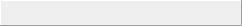
<?xml version="1.0" encoding="UTF-8"?>
<ui version="4.0">
 <class>DesktopPanel</class>
 <widget class="QFrame" name="DesktopPanel">
  <property name="geometry">
   <rect>
    <x>0</x>
    <y>0</y>
    <width>170</width>
    <height>26</height>
   </rect>
  </property>
  <property name="windowTitle">
   <string>Form</string>
  </property>
  <property name="autoFillBackground">
   <bool>true</bool>
  </property>
  <property name="frameShape">
   <enum>QFrame::Panel</enum>
  </property>
  <property name="frameShadow">
   <enum>QFrame::Raised</enum>
  </property>
  <layout class="QHBoxLayout" name="horizontalLayout">
   <property name="spacing">
    <number>0</number>
   </property>
   <property name="leftMargin">
    <number>0</number>
   </property>
   <property name="topMargin">
    <number>0</number>
   </property>
   <property name="rightMargin">
    <number>0</number>
   </property>
   <property name="bottomMargin">
    <number>0</number>
   </property>
   <item>
    <widget class="QPushButton" name="button_settings">
     <property name="sizePolicy">
      <sizepolicy hsizetype="Fixed" vsizetype="Fixed">
       <horstretch>0</horstretch>
       <verstretch>0</verstretch>
      </sizepolicy>
     </property>
     <property name="toolTip">
      <string>Session configuration</string>
     </property>
     <property name="text">
      <string/>
     </property>
     <property name="icon">
      <iconset resource="../../resources/resources.qrc">
       <normaloff>:/icon/settings.png</normaloff>:/icon/settings.png</iconset>
     </property>
     <property name="flat">
      <bool>true</bool>
     </property>
    </widget>
   </item>
   <item>
    <widget class="QPushButton" name="button_autosize">
     <property name="sizePolicy">
      <sizepolicy hsizetype="Fixed" vsizetype="Fixed">
       <horstretch>0</horstretch>
       <verstretch>0</verstretch>
      </sizepolicy>
     </property>
     <property name="toolTip">
      <string>Automatic window size</string>
     </property>
     <property name="text">
      <string/>
     </property>
     <property name="icon">
      <iconset resource="../../resources/resources.qrc">
       <normaloff>:/icon/application-resize-actual.png</normaloff>:/icon/application-resize-actual.png</iconset>
     </property>
     <property name="flat">
      <bool>true</bool>
     </property>
    </widget>
   </item>
   <item>
    <widget class="QPushButton" name="button_full_screen">
     <property name="sizePolicy">
      <sizepolicy hsizetype="Fixed" vsizetype="Fixed">
       <horstretch>0</horstretch>
       <verstretch>0</verstretch>
      </sizepolicy>
     </property>
     <property name="toolTip">
      <string>Switch to full screen mode or back</string>
     </property>
     <property name="text">
      <string/>
     </property>
     <property name="icon">
      <iconset resource="../../resources/resources.qrc">
       <normaloff>:/icon/application-resize-full.png</normaloff>:/icon/application-resize-full.png</iconset>
     </property>
     <property name="checkable">
      <bool>false</bool>
     </property>
     <property name="flat">
      <bool>true</bool>
     </property>
    </widget>
   </item>
   <item>
    <widget class="QPushButton" name="button_send_keys">
     <property name="sizePolicy">
      <sizepolicy hsizetype="Fixed" vsizetype="Fixed">
       <horstretch>0</horstretch>
       <verstretch>0</verstretch>
      </sizepolicy>
     </property>
     <property name="toolTip">
      <string>Send key sequence</string>
     </property>
     <property name="text">
      <string/>
     </property>
     <property name="icon">
      <iconset resource="../../resources/resources.qrc">
       <normaloff>:/icon/keyboard.png</normaloff>:/icon/keyboard.png</iconset>
     </property>
     <property name="flat">
      <bool>true</bool>
     </property>
    </widget>
   </item>
   <item>
    <widget class="QPushButton" name="button_ctrl_alt_del">
     <property name="sizePolicy">
      <sizepolicy hsizetype="Fixed" vsizetype="Fixed">
       <horstretch>0</horstretch>
       <verstretch>0</verstretch>
      </sizepolicy>
     </property>
     <property name="toolTip">
      <string>Send Ctrl+Alt+Delete</string>
     </property>
     <property name="text">
      <string/>
     </property>
     <property name="icon">
      <iconset resource="../../resources/resources.qrc">
       <normaloff>:/icon/ctrl-alt-del.png</normaloff>:/icon/ctrl-alt-del.png</iconset>
     </property>
     <property name="flat">
      <bool>true</bool>
     </property>
    </widget>
   </item>
   <item>
    <widget class="QPushButton" name="button_exit">
     <property name="sizePolicy">
      <sizepolicy hsizetype="Fixed" vsizetype="Fixed">
       <horstretch>0</horstretch>
       <verstretch>0</verstretch>
      </sizepolicy>
     </property>
     <property name="toolTip">
      <string>Close session</string>
     </property>
     <property name="text">
      <string/>
     </property>
     <property name="icon">
      <iconset resource="../../resources/resources.qrc">
       <normaloff>:/icon/exit.png</normaloff>:/icon/exit.png</iconset>
     </property>
     <property name="flat">
      <bool>true</bool>
     </property>
    </widget>
   </item>
  </layout>
  <action name="action_alt_tab">
   <property name="text">
    <string>Alt+Tab</string>
   </property>
  </action>
  <action name="action_alt_shift_tab">
   <property name="text">
    <string>Alt+Shift+Tab</string>
   </property>
  </action>
  <action name="action_printscreen">
   <property name="text">
    <string>PrintScreen</string>
   </property>
  </action>
  <action name="action_alt_printscreen">
   <property name="text">
    <string>Alt+PrintScreen</string>
   </property>
  </action>
  <action name="action_custom">
   <property name="text">
    <string>Custom...</string>
   </property>
  </action>
 </widget>
 <resources>
  <include location="../../resources/resources.qrc"/>
 </resources>
 <connections/>
</ui>
